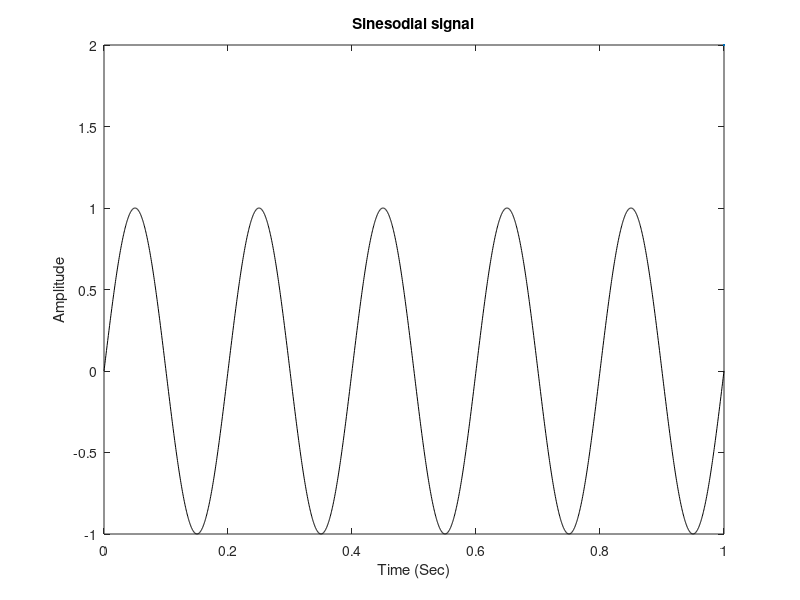

This figure's MATLAB source:

%% Calculating the energy of a signal
% signal energy quantifies how much "power" is contained in a signal. 
% Energy is particularly important in systems like communication and signal processing.
% Energy of a signal is half of it's sampling frequency or sampling rate

clc;
clear all;
close all;

% parameters
srate = 2000;
time = 0:1/srate:1;

% sinsodial signal
sine = sin(2 * pi * 5 * time + 0);

figure(1), clf
plot(time,sine,'k',LineWidth=2);
title('Sinesodial signal'),xlabel('Time (Sec)'),ylabel('Amplitude');

% calculating it's energy
energy = sum(abs(sine).^2);
disp(['Energy of a signal: ', num2str(energy)]);

